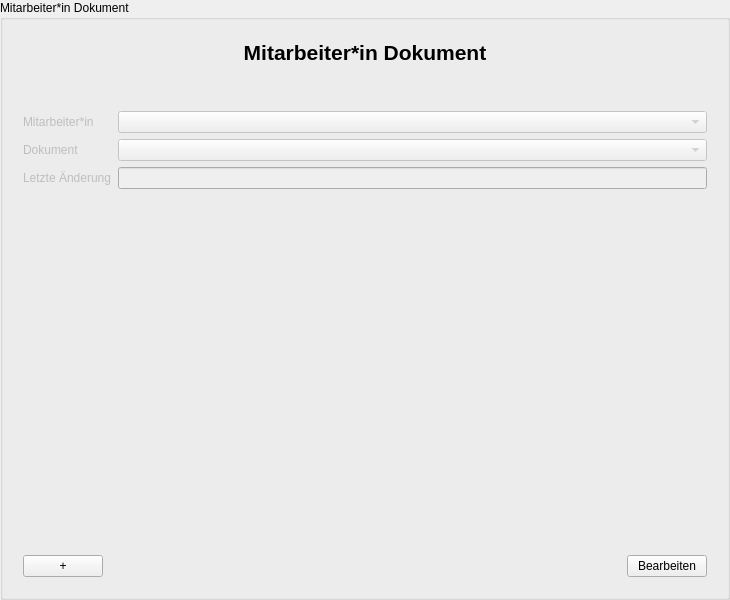
<?xml version="1.0" encoding="UTF-8"?>
<ui version="4.0">
 <class>EmployeeDocumentInputArea</class>
 <widget class="QGroupBox" name="EmployeeDocumentInputArea">
  <property name="geometry">
   <rect>
    <x>0</x>
    <y>0</y>
    <width>730</width>
    <height>600</height>
   </rect>
  </property>
  <property name="windowTitle">
   <string>Mitarbeiter*in Dokument</string>
  </property>
  <property name="accessibleName">
   <string>EmployeeDocumentInputDialog</string>
  </property>
  <property name="title">
   <string>Mitarbeiter*in Dokument</string>
  </property>
  <layout class="QGridLayout" name="gridLayout_3">
   <item row="0" column="0">
    <widget class="QWidget" name="GroupBox" native="true">
     <layout class="QVBoxLayout" name="verticalLayout_3">
      <item>
       <layout class="QVBoxLayout" name="verticalLayout">
        <item>
         <widget class="QLabel" name="label_Header">
          <property name="font">
           <font>
            <pointsize>16</pointsize>
            <weight>75</weight>
            <bold>true</bold>
           </font>
          </property>
          <property name="text">
           <string>Mitarbeiter*in Dokument</string>
          </property>
          <property name="alignment">
           <set>Qt::AlignCenter</set>
          </property>
         </widget>
        </item>
       </layout>
      </item>
      <item>
       <spacer name="verticalSpacer_2">
        <property name="orientation">
         <enum>Qt::Vertical</enum>
        </property>
        <property name="sizeType">
         <enum>QSizePolicy::Preferred</enum>
        </property>
        <property name="sizeHint" stdset="0">
         <size>
          <width>20</width>
          <height>40</height>
         </size>
        </property>
       </spacer>
      </item>
      <item>
       <layout class="QFormLayout" name="formLayout">
        <item row="0" column="0">
         <widget class="QLabel" name="employeeIdLabel">
          <property name="enabled">
           <bool>false</bool>
          </property>
          <property name="text">
           <string>Mitarbeiter*in</string>
          </property>
          <property name="buddy">
           <cstring>employeeIdcomboBox</cstring>
          </property>
         </widget>
        </item>
        <item row="1" column="0">
         <widget class="QLabel" name="documentIdLabel">
          <property name="enabled">
           <bool>false</bool>
          </property>
          <property name="text">
           <string>Dokument</string>
          </property>
          <property name="buddy">
           <cstring>documentIdcomboBox</cstring>
          </property>
         </widget>
        </item>
        <item row="1" column="1">
         <widget class="QComboBox" name="documentIdcomboBox">
          <property name="enabled">
           <bool>false</bool>
          </property>
         </widget>
        </item>
        <item row="2" column="0">
         <widget class="QLabel" name="lastUpdateLabel">
          <property name="enabled">
           <bool>false</bool>
          </property>
          <property name="text">
           <string>Letzte Änderung</string>
          </property>
          <property name="buddy">
           <cstring>lastUpdatelineEdit</cstring>
          </property>
         </widget>
        </item>
        <item row="0" column="1">
         <widget class="QComboBox" name="employeeIdcomboBox">
          <property name="enabled">
           <bool>false</bool>
          </property>
         </widget>
        </item>
        <item row="2" column="1">
         <widget class="QLineEdit" name="lastUpdatelineEdit">
          <property name="enabled">
           <bool>false</bool>
          </property>
         </widget>
        </item>
       </layout>
      </item>
      <item>
       <spacer name="verticalSpacer">
        <property name="orientation">
         <enum>Qt::Vertical</enum>
        </property>
        <property name="sizeHint" stdset="0">
         <size>
          <width>20</width>
          <height>40</height>
         </size>
        </property>
       </spacer>
      </item>
      <item>
       <layout class="QHBoxLayout" name="horizontalLayout">
        <item>
         <widget class="QPushButton" name="addPushButton">
          <property name="text">
           <string>+</string>
          </property>
         </widget>
        </item>
        <item>
         <spacer name="horizontalSpacer">
          <property name="orientation">
           <enum>Qt::Horizontal</enum>
          </property>
          <property name="sizeHint" stdset="0">
           <size>
            <width>40</width>
            <height>20</height>
           </size>
          </property>
         </spacer>
        </item>
        <item>
         <widget class="QPushButton" name="editFinishPushButton">
          <property name="text">
           <string>Bearbeiten</string>
          </property>
         </widget>
        </item>
       </layout>
      </item>
     </layout>
    </widget>
   </item>
  </layout>
 </widget>
 <tabstops>
  <tabstop>employeeIdcomboBox</tabstop>
  <tabstop>documentIdcomboBox</tabstop>
  <tabstop>lastUpdatelineEdit</tabstop>
  <tabstop>addPushButton</tabstop>
  <tabstop>editFinishPushButton</tabstop>
 </tabstops>
 <resources/>
 <connections/>
</ui>
